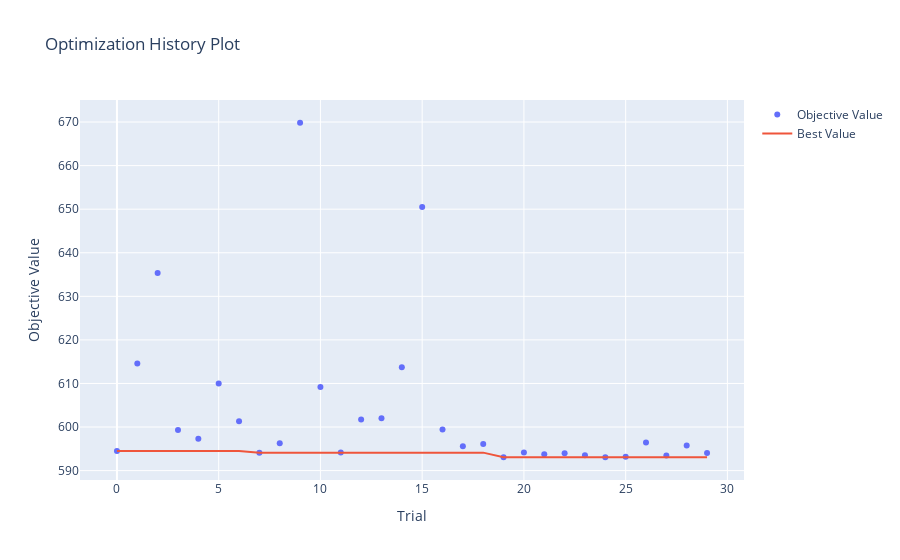

The notebook cell saved with this chart:
### Code cell
# 하이퍼파라미터 최적화 과정을 확인
optuna.visualization.plot_optimization_history(study_lgbm)

### Figure 1 — Plotly figure (JSON) as saved in the notebook; plotly's stock layout.template omitted (floating-point values rounded to 4 significant figures)
{"data": [{"mode": "markers", "name": "Objective Value", "type": "scatter", "x": [0, 1, 2, 3, 4, 5, 6, 7, 8, 9, 10, 11, 12, 13, 14, 15, 16, 17, 18, 19, 20, 21, 22, 23, 24, 25, 26, 27, 28, 29], "y": [594.5, 614.6, 635.4, 599.3, 597.3, 610.0, 601.3, 594.1, 596.3, 669.8, 609.2, 594.1, 601.8, 602.0, 613.7, 650.5, 599.5, 595.6, 596.1, 593.1, 594.1, 593.7, 594.0, 593.5, 593.1, 593.2, 596.5, 593.4, 595.8, 594.1]}, {"mode": "lines", "name": "Best Value", "type": "scatter", "x": [0, 1, 2, 3, 4, 5, 6, 7, 8, 9, 10, 11, 12, 13, 14, 15, 16, 17, 18, 19, 20, 21, 22, 23, 24, 25, 26, 27, 28, 29], "y": [594.5, 594.5, 594.5, 594.5, 594.5, 594.5, 594.5, 594.1, 594.1, 594.1, 594.1, 594.1, 594.1, 594.1, 594.1, 594.1, 594.1, 594.1, 594.1, 593.1, 593.1, 593.1, 593.1, 593.1, 593.1, 593.1, 593.1, 593.1, 593.1, 593.1]}, {"marker": {"color": "#cccccc"}, "mode": "markers", "name": "Infeasible Trial", "showlegend": false, "type": "scatter", "x": [], "y": []}], "layout": {"title": {"text": "Optimization History Plot"}, "xaxis": {"title": {"text": "Trial"}}, "yaxis": {"title": {"text": "Objective Value"}}}}
